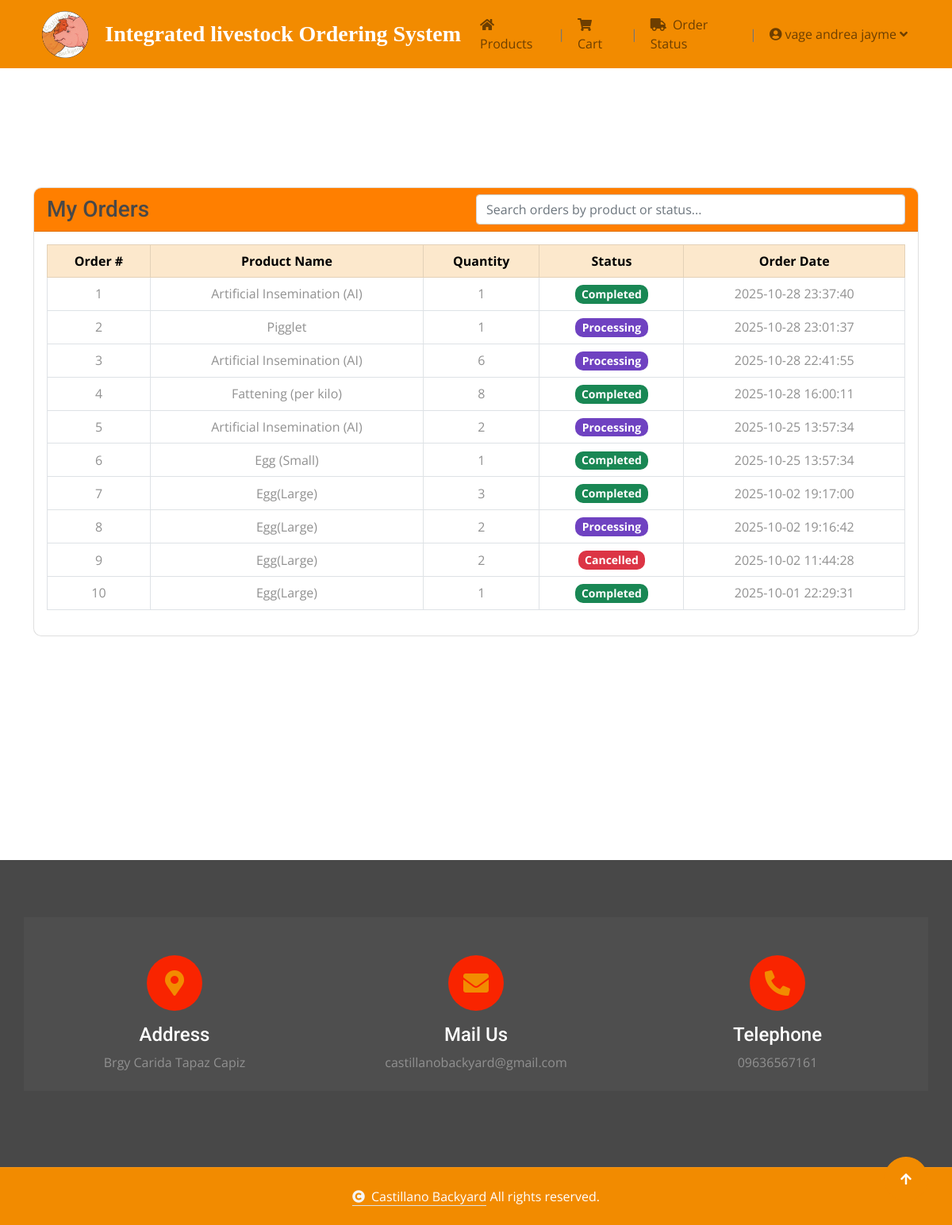
The app's page /poultry/customer/checkout.php (signed in) with its own data.
### tables this page shows
CREATE TABLE `orders` (
  `id` int(11) UNSIGNED NOT NULL,
  `customer_id` int(11) UNSIGNED NOT NULL,
  `product_id` int(11) UNSIGNED NOT NULL,
  `quantity` int(11) NOT NULL DEFAULT 1,
  `status` enum('Pending','Processing','Delivering','Completed','Cancelled') NOT NULL DEFAULT 'Pending',
  `created_at` datetime NOT NULL DEFAULT current_timestamp(),
  `updated_at` datetime DEFAULT NULL ON UPDATE current_timestamp(),
  `delivery_method` varchar(20) NOT NULL DEFAULT 'Pick Up'
);

CREATE TABLE `products` (
  `id` int(11) UNSIGNED NOT NULL,
  `name` varchar(255) NOT NULL,
  `price` decimal(10,2) NOT NULL,
  `description` varchar(255) DEFAULT NULL,
  `stock` int(11) NOT NULL,
  `picture` varchar(255) DEFAULT NULL,
  `created_at` timestamp NOT NULL DEFAULT current_timestamp(),
  `added_stock` int(11) NOT NULL DEFAULT 0,
  `reduced_stock` int(11) NOT NULL DEFAULT 0,
  `is_unavailable` tinyint(1) DEFAULT 0
);

### poultry/customer/checkout.php (the view, shortened to what this page needs)
<?php
include 'conn.php';
$user_id = $_SESSION['user_id'];
$stmt = $conn->prepare("
    SELECT o.id, p.name AS product_name, o.quantity, o.status, o.created_at
    FROM orders o
    JOIN products p ON o.product_id = p.id
    WHERE o.customer_id = ?
    ORDER BY o.created_at DESC
");
$stmt->bind_param("i", $user_id);
$stmt->execute();
$result = $stmt->get_result();
$orders = [];
while ($row = $result->fetch_assoc()) {
    $orders[] = $row;
}
?>
<!DOCTYPE html>
<html lang="en">
<head>
    <link rel="stylesheet" href="https://use.fontawesome.com/releases/v5.15.4/css/all.css" />
    <link href="https://cdn.jsdelivr.net/npm/bootstrap-icons@1.4.1/font/bootstrap-icons.css" rel="stylesheet">
    <link href="../lib/animate/animate.min.css" rel="stylesheet">
    <link href="../lib/owlcarousel/assets/owl.carousel.min.css" rel="stylesheet">
    <link href="../css/bootstrap.min.css" rel="stylesheet">
    <link href="../css/style.css" rel="stylesheet">
</head>
<body>
 <?php include 'header.php'; ?>
<div class="container my-5">
    <div class="card mb-4">
        <div class="card-header d-flex justify-content-between align-items-center" style="background-color: #ff7f00; color: white;">
            <h3 class="mb-0">My Orders</h3>
            <input type="text" id="orderSearch" class="form-control w-50" placeholder="Search orders by product or status..." style="border-radius: 0.25rem;">
        </div>
        <div class="card-body">
        <table id="ordersTable" class="table table-bordered table-hover text-center align-middle">
                <thead class="table-primary">
                    <tr>
                        <th>Order #</th>
                        <th>Product Name</th>
                        <th>Quantity</th>
                        <th>Status</th>
                        <th>Order Date</th>
                    </tr>
                </thead>
               <tbody>
                <?php foreach ($orders as $index => $order): ?>
                <tr>
                    <td><?= $index + 1 ?></td>
                    <td><?= htmlspecialchars($order['product_name']) ?></td>
                    <td><?= $order['quantity'] ?></td>
                    <td>
                        <?php
                            $status = $order['status'];
                            switch ($status) {
                            case 'Processing':
                                $badgeClass = 'badge badge-purple ';
                                break;
                                case 'Completed':
                                    $badgeClass = 'badge bg-success';
                                    break;
                                case 'Cancelled':
                                    $badgeClass = 'badge bg-danger';
                                    break;
                            }
                        ?>
                        <span class="<?= $badgeClass ?> status-badge"><?= $status ?></span>
                    </td>
                    <td><?= $order['created_at'] ?></td>
                </tr>
                <?php endforeach; ?>
                </tbody>
            </table>
        </div>
    </div>
</div>
 <?php include '../footer.php'; ?>
    <a href="#" class="btn btn-primary btn-lg-square back-to-top"><i class="fa fa-arrow-up"></i></a>
</body>
</html>

### poultry/css/style.css (style rules this page uses)
.back-to-top { position: fixed; right: 30px; bottom: 30px; display: flex; width: 45px; height: 45px; align-items: center; justify-content: center; transition: 0.5s; z-index: 99; }
.btn { font-weight: 600; transition: .5s; }
.btn-lg-square { width: 56px; height: 56px; }
.btn-square, .btn-sm-square, .btn-md-square, .btn-lg-square { padding: 0; display: flex; align-items: center; justify-content: center; font-weight: normal; border-radius: 50%; }
.btn.btn-primary { background: var(--bs-primary) !important; color: var(--bs-white) !important; font-family: 'Roboto', sans-serif; font-weight: 400; transition: 0.5s; }

### poultry/customer/checkout.php (style rules this page uses)
.badge-purple { background-color: #6f42c1; color: #fff; }
#ordersTable td, #ordersTable th { text-align: center; vertical-align: middle; }
.status-badge { font-size: 14px; padding: 0.35em 0.6em; }
.container.my-5 { min-height: 800px; }
.card { margin-top: 150px; }

### records on screen
orders: product.name "Artificial Insemination (AI)", quantity "1", status "Completed", created_at "2025-10-28 23:37:40"
orders: product.name "Pigglet", quantity "1", status "Processing", created_at "2025-10-28 23:01:37"
orders: product.name "Artificial Insemination (AI)", quantity "6", status "Processing", created_at "2025-10-28 22:41:55"
orders: product.name "Fattening (per kilo)", quantity "8", status "Completed", created_at "2025-10-28 16:00:11"
orders: product.name "Artificial Insemination (AI)", quantity "2", status "Processing", created_at "2025-10-25 13:57:34"
orders: product.name "Egg (Small)", quantity "1", status "Completed", created_at "2025-10-25 13:57:34"
orders: product.name "Egg(Large)", quantity "3", status "Completed", created_at "2025-10-02 19:17:00"
orders: product.name "Egg(Large)", quantity "2", status "Processing", created_at "2025-10-02 19:16:42"
orders: product.name "Egg(Large)", quantity "2", status "Cancelled", created_at "2025-10-02 11:44:28"
orders: product.name "Egg(Large)", quantity "1", status "Completed", created_at "2025-10-01 22:29:31"

### other values on screen
$_SESSION['user_name'] "vage andrea jayme"
